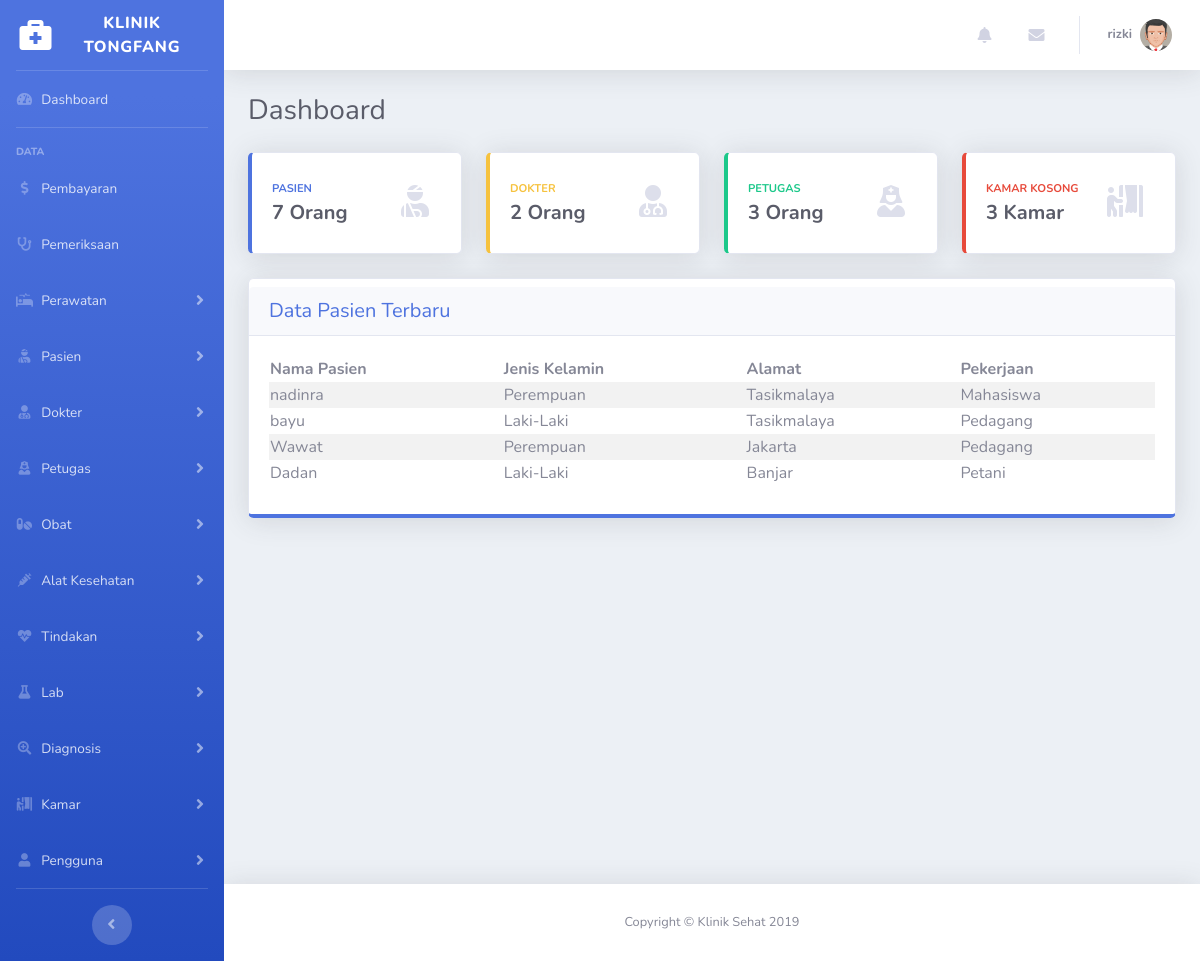
Page /index.php?page=dashboard (signed in) on the committed database.
### tables this page shows
CREATE TABLE `pasien` (
  `id_pasien` int(20) NOT NULL,
  `nama_pasien` varchar(20) NOT NULL,
  `jk` varchar(10) NOT NULL,
  `usia` int(3) NOT NULL,
  `pekerjaan` varchar(20) NOT NULL,
  `alamat` varchar(30) NOT NULL,
  `no_telp` varchar(20) NOT NULL
);

### modul/dashboard/dashboard.php (the view, shortened to what this page needs)
<h1 class="h3 mb-4 text-gray-800">Dashboard</h1>
<div class="row">
            <div class="col-xl-3 col-md-6 mb-4">
              <div class="card border-left-primary shadow h-100 py-2">
                <div class="card-body">
                  <div class="row no-gutters align-items-center">
                    <div class="col mr-2">
                      <div class="text-xs font-weight-bold text-primary text-uppercase mb-1">Pasien</div>
                      <div class="h5 mb-0 font-weight-bold text-gray-800">
                      <?php
                        $sql = mysqli_query($con, "SELECT * FROM pasien");
                        $hasil = mysqli_num_rows($sql);
                        echo $hasil;
                        ?>
                        Orang
                      </div>
                    </div>
                    <a href="index.php?page=pasien">
                    <div class="col-auto">
                      <i class="fas fa-user-injured fa-2x text-gray-300"></i>
                    </div>
                    </a>
                  </div>
                </div>
              </div>
            </div>
             <div class="col-xl-3 col-md-6 mb-4">
              <div class="card border-left-warning shadow h-100 py-2">
                <div class="card-body">
                  <div class="row no-gutters align-items-center">
                    <div class="col mr-2">
                      <div class="text-xs font-weight-bold text-warning text-uppercase mb-1">Dokter</div>
                      <div class="h5 mb-0 font-weight-bold text-gray-800">
                      <?php
                        $sql = mysqli_query($con, "SELECT * FROM dokter");
                        $hasil2 = mysqli_num_rows($sql);
                        echo $hasil2;
                        ?>
                        Orang
                      </div>
                    </div>
                    <a href="index.php?page=dokter">
                    <div class="col-auto">
                      <i class="fas fa-user-md fa-2x text-gray-300"></i>
                    </div>
                    </a>
                  </div>
                </div>
              </div>
            </div>
             <div class="col-xl-3 col-md-6 mb-4">
              <div class="card border-left-success shadow h-100 py-2">
                <div class="card-body">
                  <div class="row no-gutters align-items-center">
                    <div class="col mr-2">
                      <div class="text-xs font-weight-bold text-success text-uppercase mb-1">Petugas</div>
                      <div class="h5 mb-0 font-weight-bold text-gray-800">
                      <?php
                        $sql = mysqli_query($con, "SELECT * FROM petugas");
                        $hasil4 = mysqli_num_rows($sql);
                        echo $hasil4;
                        ?>
                        Orang
                      </div>
                    </div>
                    <a href="index.php?page=petugas">
                    <div class="col-auto">
                      <i class="fas fa-user-nurse fa-2x text-gray-300"></i>
                    </div>
                    </a>
                  </div>
                </div>
              </div>
            </div>
            <div class="col-xl-3 col-md-6 mb-4">
              <div class="card border-left-danger shadow h-100 py-2">
                <div class="card-body">
                  <div class="row no-gutters align-items-center">
                    <div class="col mr-2">
                      <div class="text-xs font-weight-bold text-danger text-uppercase mb-1">Kamar Kosong</div>
                      <div class="h5 mb-0 font-weight-bold text-gray-800">
                      <?php
                        $sql = mysqli_query($con, "SELECT * FROM kamar WHERE NOT EXISTS (SELECT * FROM rawat_inap WHERE kamar.id_kamar=rawat_inap.id_kamar)");
                        $hasil3 = mysqli_num_rows($sql);
                        echo $hasil3;
                        ?>
                        Kamar
                      </div>
                    </div>
                    <a href="index.php?page=rawat_inap">
                    <div class="col-auto">
                      <i class="fas fa-person-booth fa-2x text-gray-300"></i>
                    </div>
                    </a>
                  </div>
                </div>
              </div>
            </div>
            <div class="col-md-12">
              <div class="card border-bottom-primary shadow h-100 py-2">
              <div class="card-header">
              <h5 class="h5 mb-0 text-gray-1000 text-primary">Data Pasien Terbaru</h5>
              </div>
                <div class="card-body">
                  <table class="table-striped" width="100%" cellspacing="0">
                                <thead>
                                <tr>
                                <th>Nama Pasien</th>
                                <th>Jenis Kelamin</th>
                                <th>Alamat</th>
                                <th>Pekerjaan</th>
                                </tr>
                                </thead>
                                <tbody> <?php
                            $sql = mysqli_query($con, "SELECT nama_pasien,jk,alamat,pekerjaan from pasien order by id_pasien desc limit 4");
                            if(mysqli_num_rows($sql) > 0){
                                 while($row = mysqli_fetch_array($sql)){
                                echo '
                                 <tr>
                                 <td>'.$row['nama_pasien'].'</td>
                                 <td>'.$row['jk'].'</td>
                                 <td>'.$row['alamat'].'</td>
                                 <td>'.$row['pekerjaan'].'</td>
                                 </tr>
                                 ';
                                        }
                                }
                            echo '
                                    </tbody>
                                 </table>
                                 ';
                                 ?>
                </div>
              </div>
            </div>
</div>

### index.php (shortened to what this page needs)
<?php
include("db.php");
$id_user=$_SESSION['id_user'];
$sql="SELECT * FROM login where id_user='$id_user'";
$result=mysqli_query($con,$sql);
$data = mysqli_fetch_array($result);
?>
<!DOCTYPE html>
<html lang="en">
<head>
  <link href="assets/vendor/fontawesome-free/css/all.min.css" rel="stylesheet" type="text/css">
  <link href="assets/css/sb-admin-2.min.css" rel="stylesheet">
  <link rel="stylesheet" type="text/css" href="assets/css/animate.css">
  <link href="assets/vendor/datatables/dataTables.bootstrap4.min.css" rel="stylesheet">
  <link rel="stylesheet" href="assets/plugins/datatables/buttons.dataTables.min.css" >
</head>
<body id="page-top">
  <div id="wrapper">
    <ul class="navbar-nav bg-gradient-primary sidebar sidebar-dark accordion" id="accordionSidebar">
    <a class="sidebar-brand d-flex align-items-center justify-content-center" href="index.php?page=dashboard" >
          <div class="sidebar-brand-icon">
            <i class="fas fa-fw fa-briefcase-medical"></i>
          </div>
          <div class="sidebar-brand-text mx-2"> Klinik TongFang </div>
        </a>
      <hr class="sidebar-divider my-0">
      <li class="nav-item">
        <a class="nav-link" href="index.php?page=dashboard">
          <i class="fas fa-fw fa-tachometer-alt"></i>
          <span>Dashboard</span></a>
      </li>
      <hr class="sidebar-divider">
      <div class="sidebar-heading">
        Data
      </div>
      <li class="nav-item">
        <a class="nav-link" href="index.php?page=pembayaran">
          <i class="fas fa-fw fa-dollar-sign"></i>
          <span>Pembayaran</span></a>
      </li>
      <li class="nav-item">
        <a class="nav-link" href="index.php?page=pemeriksaan">
          <i class="fas fa-fw fa-stethoscope"></i>
          <span>Pemeriksaan</span></a>
      </li>
      <li class="nav-item">
        <a class="nav-link collapsed" href="#" data-toggle="collapse" data-target="#collapsePerawatan" aria-expanded="true" aria-controls="collapsePerawatan">
          <i class="fas fa-fw fa-procedures"></i>
          <span>Perawatan</span>
        </a>
      </li>
      <li class="nav-item">
        <a class="nav-link collapsed" href="#" data-toggle="collapse" data-target="#collapseTwo" aria-expanded="true" aria-controls="collapseTwo">
          <i class="fas fa-fw fa-user-injured"></i>
          <span>Pasien</span>
        </a>
      </li>
      <li class="nav-item">
        <a class="nav-link collapsed" href="#" data-toggle="collapse" data-target="#collapseDokter" aria-expanded="true" aria-controls="collapseDokter">
          <i class="fas fa-fw fa-user-md"></i>
          <span>Dokter</span>
        </a>
      </li>
      <li class="nav-item">
        <a class="nav-link collapsed" href="#" data-toggle="collapse" data-target="#collapsePetugas" aria-expanded="true" aria-controls="collapsePetugas">
          <i class="fas fa-fw fa-user-nurse"></i>
          <span>Petugas</span>
        </a>
      </li>
       <li class="nav-item">
        <a class="nav-link collapsed" href="#" data-toggle="collapse" data-target="#collapseObat" aria-expanded="true" aria-controls="collapseObat">
          <i class="fas fa-fw fa-pills"></i>
          <span>Obat</span>
        </a>
      </li>
      <li class="nav-item">
        <a class="nav-link collapsed" href="#" data-toggle="collapse" data-target="#collapseAlkes" aria-expanded="true" aria-controls="collapseAlkes">
          <i class="fas fa-fw fa-syringe"></i>
          <span>Alat Kesehatan</span>
        </a>
      </li>
      <li class="nav-item">
        <a class="nav-link collapsed" href="#" data-toggle="collapse" data-target="#collapseTindakan" aria-expanded="true" aria-controls="collapseTindakan">
          <i class="fas fa-fw fa-heartbeat"></i>
          <span>Tindakan</span>
        </a>
      </li>
      <li class="nav-item">
        <a class="nav-link collapsed" href="#" data-toggle="collapse" data-target="#collapseLab" aria-expanded="true" aria-controls="collapseLab">
          <i class="fas fa-fw fa-flask"></i>
          <span>Lab</span>
        </a>
      </li>
      <li class="nav-item">
        <a class="nav-link collapsed" href="#" data-toggle="collapse" data-target="#collapseDiagnosis" aria-expanded="true" aria-controls="collapseDiagnosis">
          <i class="fas fa-fw fa-search-plus"></i>
          <span>Diagnosis</span>
        </a>
      </li>
      <li class="nav-item">
        <a class="nav-link collapsed" href="#" data-toggle="collapse" data-target="#collapseKamar" aria-expanded="true" aria-controls="collapseKamar">
          <i class="fas fa-fw fa-person-booth"></i>
          <span>Kamar</span>
        </a>
      </li>
       <li class="nav-item">
        <a class="nav-link collapsed" href="#" data-toggle="collapse" data-target="#collapsePengguna" aria-expanded="true" aria-controls="collapsePengguna">
          <i class="fas fa-fw fa-user"></i>
          <span>Pengguna</span>
        </a>
      </li>
      <hr class="sidebar-divider d-none d-md-block">
      <div class="text-center d-none d-md-inline">
        <button class="rounded-circle border-0" id="sidebarToggle"></button>
      </div>
    </ul>
    <div id="content-wrapper" class="d-flex flex-column">
      <div id="content" style="background-color: #ECF0F5;">
        <nav class="navbar navbar-expand navbar-light bg-white topbar mb-4 static-top shadow">
          <ul class="navbar-nav ml-auto">
            <li class="nav-item dropdown no-arrow mx-1">
              <a class="nav-link dropdown-toggle" href="#" id="alertsDropdown" role="button" data-toggle="dropdown" aria-haspopup="true" aria-expanded="false">
                <i class="fas fa-bell fa-fw"></i>
              </a>
            </li>
            <li class="nav-item dropdown no-arrow mx-1">
              <a class="nav-link dropdown-toggle" href="#" id="messagesDropdown" role="button" data-toggle="dropdown" aria-haspopup="true" aria-expanded="false">
                <i class="fas fa-envelope fa-fw"></i>
              </a>
            </li>
            <li class="nav-item dropdown no-arrow">
              <a class="nav-link dropdown-toggle" href="#" id="userDropdown" role="button" data-toggle="dropdown" aria-haspopup="true" aria-expanded="false">
                <span class="mr-2 d-none d-lg-inline text-gray-600 small"><b><?php echo $data['username']; ?></b></span>
                <img class="img-profile rounded-circle" src="assets/img/avatar5.png">
              </a>
            </li>
          </ul>
        </nav>
        <div class="container-fluid">
           <div class="content-wrapper animated fadeIn">
            <?php include 'content.php' ?>
          </div>
        </div>
      </div>
      <footer class="sticky-footer bg-white shadow">
        <div class="container my-auto">
          <div class="copyright text-center my-auto">
            <span>Copyright &copy; Klinik Sehat 2019</span>
          </div>
        </div>
      </footer>
    </div>
  </div>
</body>
</html>

### rows in the picture
pasien: nama_pasien "nadinra", jk "Perempuan", alamat "Tasikmalaya", pekerjaan "Mahasiswa"
pasien: nama_pasien "bayu", jk "Laki-Laki", alamat "Tasikmalaya", pekerjaan "Pedagang"
pasien: nama_pasien "Wawat", jk "Perempuan", alamat "Jakarta", pekerjaan "Pedagang"
pasien: nama_pasien "Dadan", jk "Laki-Laki", alamat "Banjar", pekerjaan "Petani"

### other values in the picture
$data['username'] "rizki"
$hasil "7"
$hasil2 "2"
$hasil4 "3"
$hasil3 "3"
